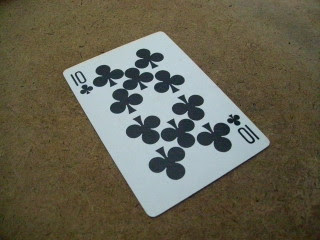
#> input picture test.jpg, 320 x 240 px
$ python testRo.py
#> lines starting #> are read from the running program, lines starting #| are printed output that depends on the picture
import cv2
import math
import numpy as np
import matplotlib.pyplot as plt

img = cv2.imread('test.jpg')
#> img is the input picture: shape (240, 320, 3); mean B, G, R 80.9, 98.1, 101.9
img = cv2.resize(img, (0, 0), fx=2, fy=2)
#> img: shape (480, 640, 3)
rows,cols,ch = img.shape
#> rows = 480; cols = 640; ch = 3

cv2.imshow('image',img)
cv2.waitKey(0)

pts1 = np.float32([[127,148],[323,62],[545, 289],[406,437]])

ratio=0.75
cardH=math.sqrt((pts1[2][0]-pts1[1][0])*(pts1[2][0]-pts1[1][0])+(pts1[2][1]-pts1[1][1])*(pts1[2][1]-pts1[1][1]))
cardW=ratio*cardH
pts2 = np.float32([[pts1[0][0],pts1[0][1]], [pts1[0][0]+cardW, pts1[0][1]], [pts1[0][0]+cardW, pts1[0][1]+cardH], [pts1[0][0], pts1[0][1]+cardH]])

M = cv2.getPerspectiveTransform(pts1,pts2)

offsetSize=500
transformed = np.zeros((int(cardW+offsetSize), int(cardH+offsetSize)), dtype=np.uint8);
dst = cv2.warpPerspective(img, M, transformed.shape)
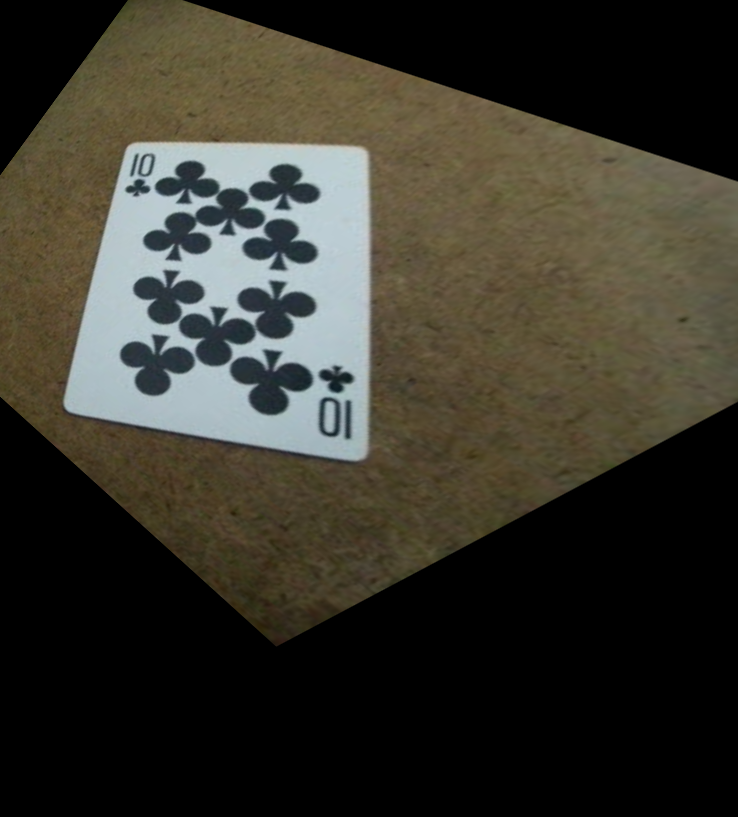
#> dst: shape (817, 738, 3); mean B, G, R 44, 53.3, 55.4
print()
for x in range (0,4):
    cv2.circle(img,(int(pts1[x][0]),int(pts1[x][1])), 5, (0,0,255), -1)
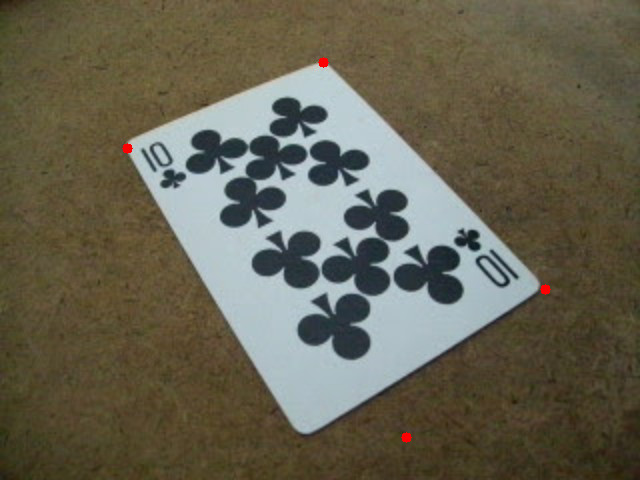
#> img: shape (480, 640, 3); mean B, G, R 80.7, 98, 102
plt.subplot(121),plt.imshow(img),plt.title('Input')
plt.subplot(122),plt.imshow(dst),plt.title('Output')
plt.show()
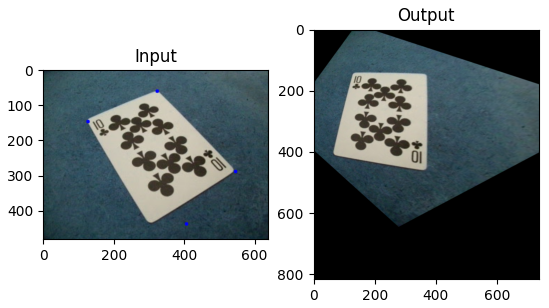
#> figure drawn by matplotlib, 2 panels; B, G, R data is drawn as R, G, B

$ run again, with image.jpg copied over test.jpg
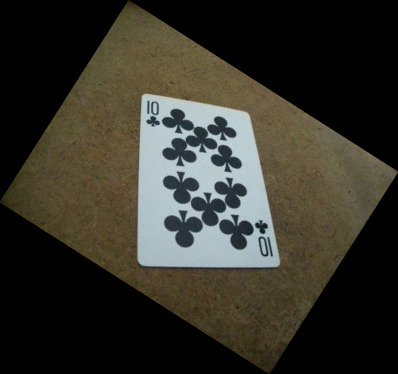
#> input picture image.jpg, 398 x 374 px
#> img is the input picture: shape (374, 398, 3); mean B, G, R 41.8, 50.7, 52.6
#> after the loop `for x in range (0,4):`:
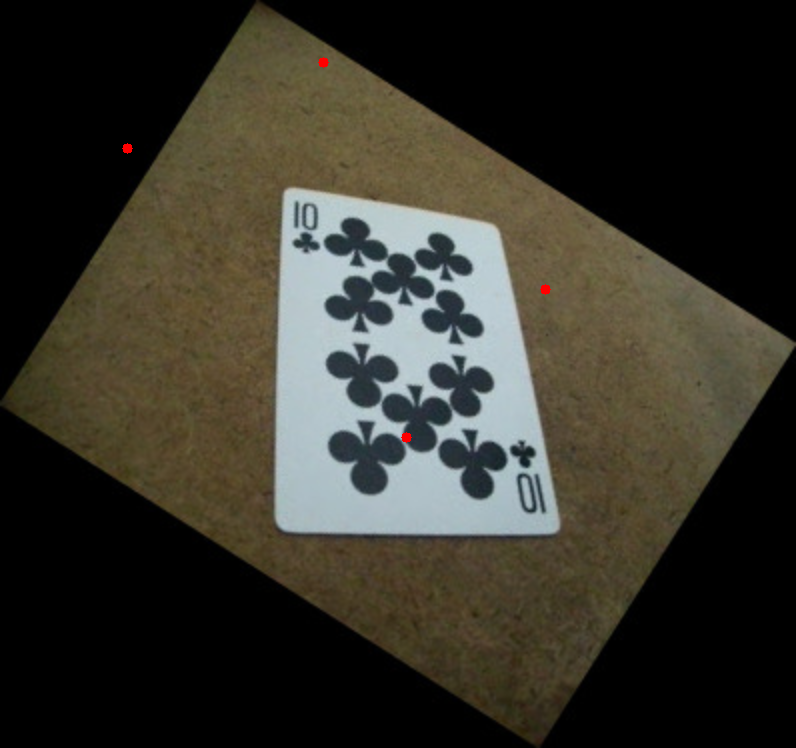
#> img: shape (748, 796, 3); mean B, G, R 41.7, 50.6, 52.7
#> `plt.show()`:
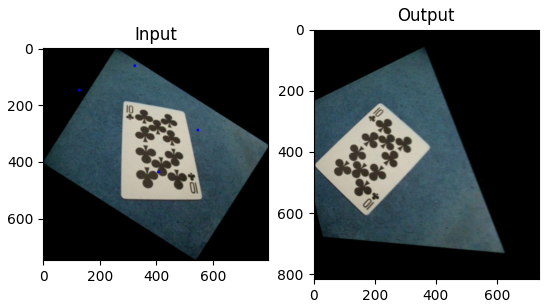
#> figure drawn by matplotlib, 2 panels; B, G, R data is drawn as R, G, B
